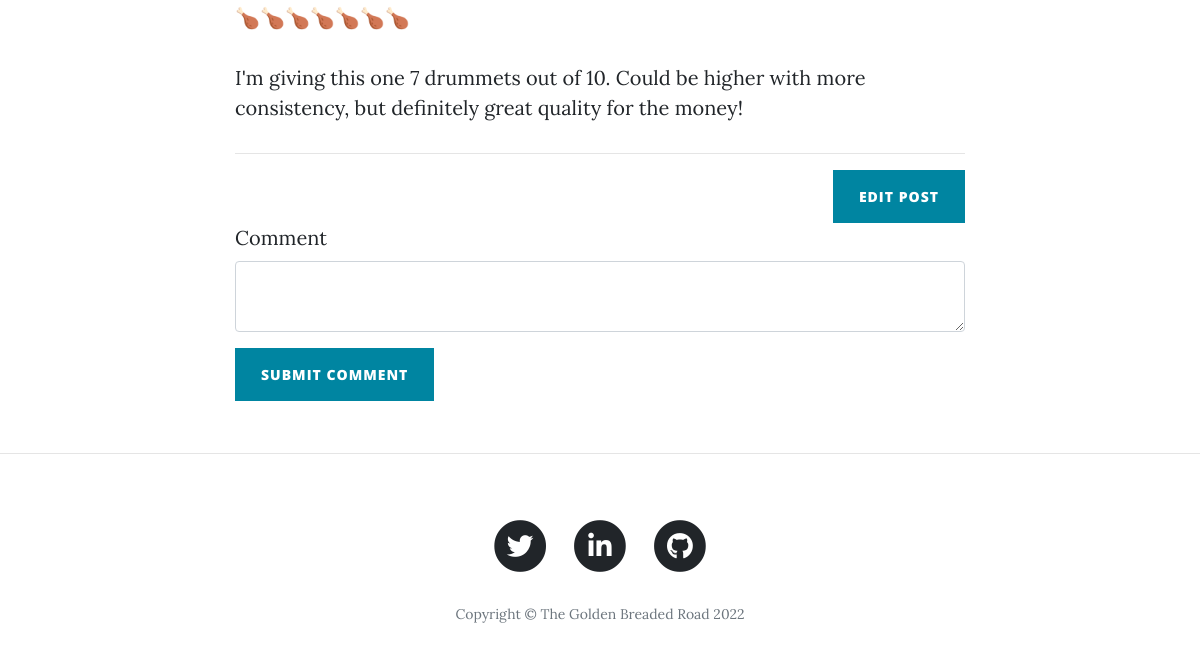
The page /post/1 (signed in, lower part) on the database as committed earlier.
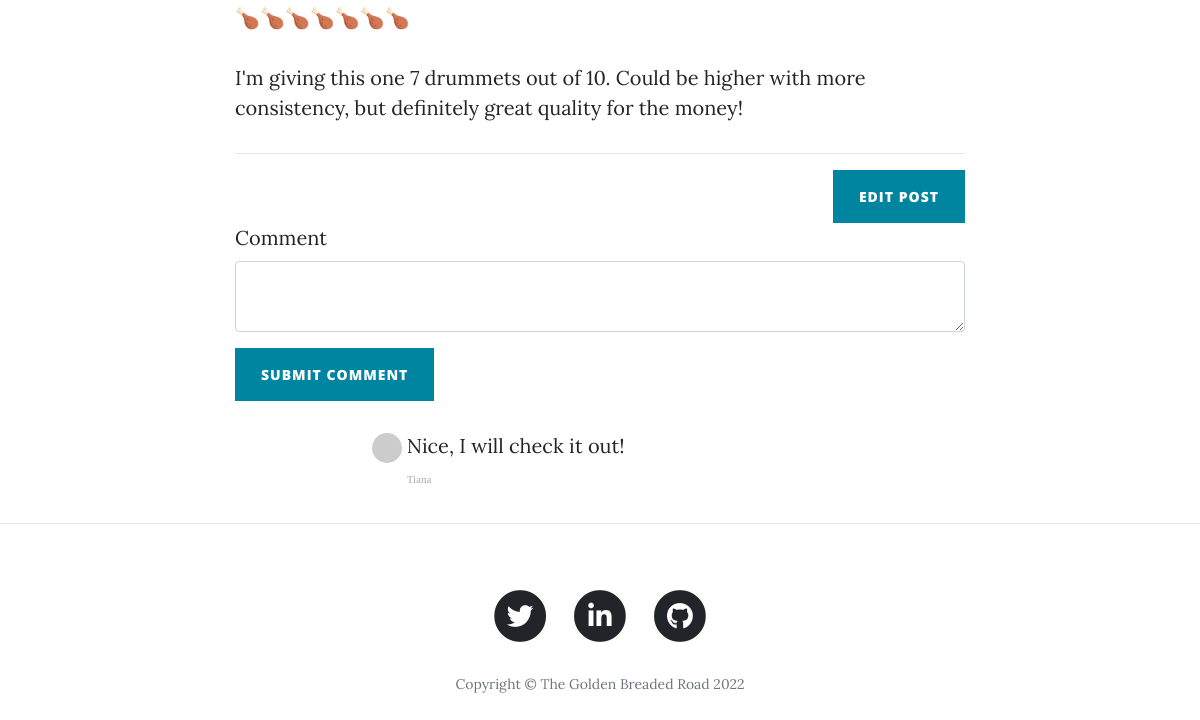
The same page on the database as committed later.
### main.py (models this page shows)
class BlogPost(db.Model):
    __tablename__ = "blog_posts"
    id = db.Column(db.Integer, primary_key=True)
    author_id = db.Column(db.Integer, db.ForeignKey('user_data.id'))
    author = relationship("User", back_populates="posts")
    title = db.Column(db.String(250), unique=True, nullable=False)
    subtitle = db.Column(db.String(250), nullable=False)
    date = db.Column(db.String(250), nullable=False)
    body = db.Column(db.Text, nullable=False)
    img_url = db.Column(db.String(250), nullable=False)
    comments = relationship('Comment', back_populates='blog_post')

class Comment(db.Model):
    __tablename__ = 'comments'
    id = db.Column(db.Integer, primary_key=True)
    text = db.Column(db.String(250))
    author_id = db.Column(db.Integer, db.ForeignKey('user_data.id'))
    author = relationship('User', back_populates='comments')
    post_id = db.Column(db.Integer, db.ForeignKey('blog_posts.id'))
    blog_post = relationship('BlogPost', back_populates='comments')

class User(UserMixin, db.Model):
    __tablename__ = 'user_data'
    id = db.Column(db.Integer, primary_key=True)
    name = db.Column(db.String(100))
    email = db.Column(db.String(100), unique=True)
    password = db.Column(db.String(100))
    posts = relationship('BlogPost', back_populates='author')
    comments = relationship('Comment', back_populates='author')

### main.py (the view, shortened to what this page needs)
@app.route("/post/<int:post_id>", methods=['GET', 'POST'])
@signin_required
def show_post(post_id):
    all_comments = Comment.query.all()
    form = CommentForm()
    requested_post = BlogPost.query.get(post_id)
    return render_template("post.html", post=requested_post,
                           current_user=current_user, form=form, comments=all_comments, year=year)

### forms.py
class CommentForm(FlaskForm):
    comment = CKEditorField()
    submit = SubmitField('Submit Comment')

### main.py (called while the page is built)
@login_manager.user_loader
def load_user(user_id):
    return User.query.get(int(user_id))

def signin_required(func):
    @wraps(func)
    def decorated_function(*args, **kwargs):
        if not current_user.is_authenticated:
            flash('Please sign in to view content.')
            return redirect(url_for('login'))
        return func(*args, **kwargs)
    return decorated_function

### templates/post.html (shortened to what this page needs)
{% include "header.html" %}
{% import 'bootstrap/wtf.html' as wtf %}
  <article>
    <div class="container">
      <div class="row">
        <div class="col-lg-8 col-md-10 mx-auto">
            {{ post.body|safe }}
          <hr>
            {% if current_user.id == 1 %}
            <div class="clearfix">
            <a class="btn btn-primary float-right" href="{{url_for('edit_post', post_id=post.id)}}">Edit Post</a>
            </div>
            {% endif %}
          {{ wtf.quick_form(form, button_map={'submit':'primary'}) }}
          <div class="col-lg-8 col-md-10 mx-auto comment">
              <ul class="commentList">
                {% for comment in comments %}
                <li>
                    <div class="commenterImage">
                      <img src="{{ comment.author.email | gravatar }}"/>
                    </div>
                    <div class="commentText">
                      <p>{{ comment.text | safe() }}</p>
                      <span class="date sub-text">{{ comment.author.name }}</span>
                    </div>
                </li>
                {% endfor %}
              </ul>
            </div>
          </div>
      </div>
    </div>
  </article>
  <hr>
{% include "footer.html" %}

### templates/header.html (shortened to what this page needs)
<!DOCTYPE html>
<html lang="en">
<head>
  <link href="{{ url_for('static', filename='vendor/bootstrap/css/bootstrap.min.css') }}" rel="stylesheet">
  <link href="{{ url_for('static', filename='vendor/fontawesome-free/css/all.min.css')}}" rel="stylesheet" type="text/css">
  <link href="{{ url_for('static', filename='css/clean-blog.min.css')}}" rel="stylesheet">
</head>
<body>

### templates/footer.html (shortened to what this page needs)
  <footer>
    <div class="container">
      <div class="row">
        <div class="col-lg-8 col-md-10 mx-auto">
          <ul class="list-inline text-center">
            <li class="list-inline-item">
              <a href="#">
                <span class="fa-stack fa-lg">
                  <i class="fas fa-circle fa-stack-2x"></i>
                  <i class="fab fa-twitter fa-stack-1x fa-inverse"></i>
                </span>
              </a>
            </li>
            <li class="list-inline-item">
              <a href="https://www.linkedin.com/in/jonathan-watt-64195a46/">
                <span class="fa-stack fa-lg">
                  <i class="fas fa-circle fa-stack-2x"></i>
                  <i class="fab fa-linkedin-in fa-stack-1x fa-inverse"></i>
                </span>
              </a>
            </li>
            <li class="list-inline-item">
              <a href="https://github.com/jwatt34">
                <span class="fa-stack fa-lg">
                  <i class="fas fa-circle fa-stack-2x"></i>
                  <i class="fab fa-github fa-stack-1x fa-inverse"></i>
                </span>
              </a>
            </li>
          </ul>
          <p class="copyright text-muted">Copyright &copy; The Golden Breaded Road {{ year }}</p>
        </div>
      </div>
    </div>
  </footer>
</body>
</html>

Rows that differ between the two databases and show on the page:
added Comment: text "Nice, I will check it out!", author.name "Tiana"
